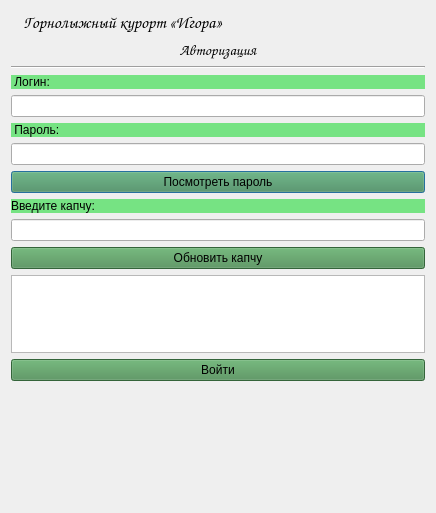
<?xml version="1.0" encoding="UTF-8"?>
<ui version="4.0">
 <class>Dialog</class>
 <widget class="QDialog" name="Dialog">
  <property name="enabled">
   <bool>true</bool>
  </property>
  <property name="geometry">
   <rect>
    <x>0</x>
    <y>0</y>
    <width>436</width>
    <height>513</height>
   </rect>
  </property>
  <property name="sizePolicy">
   <sizepolicy hsizetype="Fixed" vsizetype="Fixed">
    <horstretch>0</horstretch>
    <verstretch>0</verstretch>
   </sizepolicy>
  </property>
  <property name="maximumSize">
   <size>
    <width>1000</width>
    <height>1000</height>
   </size>
  </property>
  <property name="windowTitle">
   <string>Dialog</string>
  </property>
  <layout class="QVBoxLayout" name="verticalLayout_2">
   <item>
    <layout class="QVBoxLayout" name="verticalLayout" stretch="0,1,0,1,0,0,0,0,0,0,0,0,0,10">
     <item>
      <layout class="QHBoxLayout" name="horizontalLayout_3" stretch="2,2,0">
       <property name="leftMargin">
        <number>12</number>
       </property>
       <property name="rightMargin">
        <number>0</number>
       </property>
       <item>
        <widget class="QLabel" name="label_5">
         <property name="minimumSize">
          <size>
           <width>0</width>
           <height>0</height>
          </size>
         </property>
         <property name="font">
          <font>
           <family>Comic Sans MS</family>
           <pointsize>13</pointsize>
          </font>
         </property>
         <property name="text">
          <string>Горнолыжный курорт «Игора»    </string>
         </property>
         <property name="alignment">
          <set>Qt::AlignCenter</set>
         </property>
        </widget>
       </item>
       <item>
        <spacer name="horizontalSpacer_6">
         <property name="orientation">
          <enum>Qt::Horizontal</enum>
         </property>
         <property name="sizeHint" stdset="0">
          <size>
           <width>40</width>
           <height>20</height>
          </size>
         </property>
        </spacer>
       </item>
       <item>
        <widget class="QLabel" name="logo">
         <property name="maximumSize">
          <size>
           <width>80</width>
           <height>80</height>
          </size>
         </property>
         <property name="text">
          <string/>
         </property>
         <property name="pixmap">
          <pixmap>img/logo_mini.png</pixmap>
         </property>
        </widget>
       </item>
      </layout>
     </item>
     <item>
      <widget class="QLabel" name="label">
       <property name="font">
        <font>
         <family>Comic Sans MS</family>
         <pointsize>11</pointsize>
         <weight>50</weight>
         <italic>false</italic>
         <bold>false</bold>
        </font>
       </property>
       <property name="styleSheet">
        <string notr="true">font: 11pt &quot;Comic Sans MS&quot;;</string>
       </property>
       <property name="text">
        <string>Авторизация</string>
       </property>
       <property name="alignment">
        <set>Qt::AlignCenter</set>
       </property>
      </widget>
     </item>
     <item>
      <widget class="Line" name="line">
       <property name="orientation">
        <enum>Qt::Horizontal</enum>
       </property>
      </widget>
     </item>
     <item>
      <layout class="QHBoxLayout" name="horizontalLayout">
       <item>
        <widget class="QLabel" name="label_2">
         <property name="styleSheet">
          <string notr="true">background-color: rgb(118, 227, 131);
font: 9pt &quot;Comic Sans MS&quot;;</string>
         </property>
         <property name="text">
          <string> Логин:</string>
         </property>
        </widget>
       </item>
      </layout>
     </item>
     <item>
      <widget class="QLineEdit" name="edit_login"/>
     </item>
     <item>
      <layout class="QHBoxLayout" name="horizontalLayout_2">
       <item>
        <widget class="QLabel" name="label_3">
         <property name="styleSheet">
          <string notr="true">background-color: rgb(118, 227, 131);
font: 9pt &quot;Comic Sans MS&quot;;</string>
         </property>
         <property name="text">
          <string> Пароль:</string>
         </property>
        </widget>
       </item>
      </layout>
     </item>
     <item>
      <widget class="QLineEdit" name="edit_password">
       <property name="inputMethodHints">
        <set>Qt::ImhHiddenText|Qt::ImhNoAutoUppercase|Qt::ImhNoPredictiveText|Qt::ImhSensitiveData</set>
       </property>
       <property name="echoMode">
        <enum>QLineEdit::Password</enum>
       </property>
      </widget>
     </item>
     <item>
      <layout class="QHBoxLayout" name="horizontalLayout_4">
       <item>
        <widget class="QPushButton" name="btn_hide_password">
         <property name="enabled">
          <bool>true</bool>
         </property>
         <property name="maximumSize">
          <size>
           <width>436</width>
           <height>436</height>
          </size>
         </property>
         <property name="cursor">
          <cursorShape>PointingHandCursor</cursorShape>
         </property>
         <property name="styleSheet">
          <string notr="true">background-color: rgb(73, 140, 81);
font: 9pt &quot;Comic Sans MS&quot;;</string>
         </property>
         <property name="text">
          <string>Посмотреть пароль</string>
         </property>
         <property name="icon">
          <iconset>
           <normaloff>img/eye.png</normaloff>img/eye.png</iconset>
         </property>
        </widget>
       </item>
      </layout>
     </item>
     <item>
      <widget class="QLabel" name="label_4">
       <property name="styleSheet">
        <string notr="true">background-color: rgb(118, 227, 131);
font: 9pt &quot;Comic Sans MS&quot;;</string>
       </property>
       <property name="text">
        <string>Введите капчу:</string>
       </property>
      </widget>
     </item>
     <item>
      <widget class="QLineEdit" name="edit_captcha"/>
     </item>
     <item>
      <widget class="QPushButton" name="btn_new_captcha">
       <property name="maximumSize">
        <size>
         <width>436</width>
         <height>25</height>
        </size>
       </property>
       <property name="cursor">
        <cursorShape>PointingHandCursor</cursorShape>
       </property>
       <property name="styleSheet">
        <string notr="true">background-color: rgb(73, 140, 81);
font: 9pt &quot;Comic Sans MS&quot;;</string>
       </property>
       <property name="text">
        <string>Обновить капчу</string>
       </property>
       <property name="icon">
        <iconset>
         <normaloff>img/new.png</normaloff>img/new.png</iconset>
       </property>
      </widget>
     </item>
     <item>
      <widget class="QGraphicsView" name="draw_captcha">
       <property name="maximumSize">
        <size>
         <width>430</width>
         <height>78</height>
        </size>
       </property>
      </widget>
     </item>
     <item>
      <widget class="QPushButton" name="btn_enter">
       <property name="cursor">
        <cursorShape>PointingHandCursor</cursorShape>
       </property>
       <property name="styleSheet">
        <string notr="true">background-color: rgb(73, 140, 81);
font: 9pt &quot;Comic Sans MS&quot;;</string>
       </property>
       <property name="text">
        <string>Войти</string>
       </property>
      </widget>
     </item>
     <item>
      <spacer name="verticalSpacer">
       <property name="orientation">
        <enum>Qt::Vertical</enum>
       </property>
       <property name="sizeHint" stdset="0">
        <size>
         <width>20</width>
         <height>40</height>
        </size>
       </property>
      </spacer>
     </item>
    </layout>
   </item>
  </layout>
 </widget>
 <resources/>
 <connections/>
</ui>
